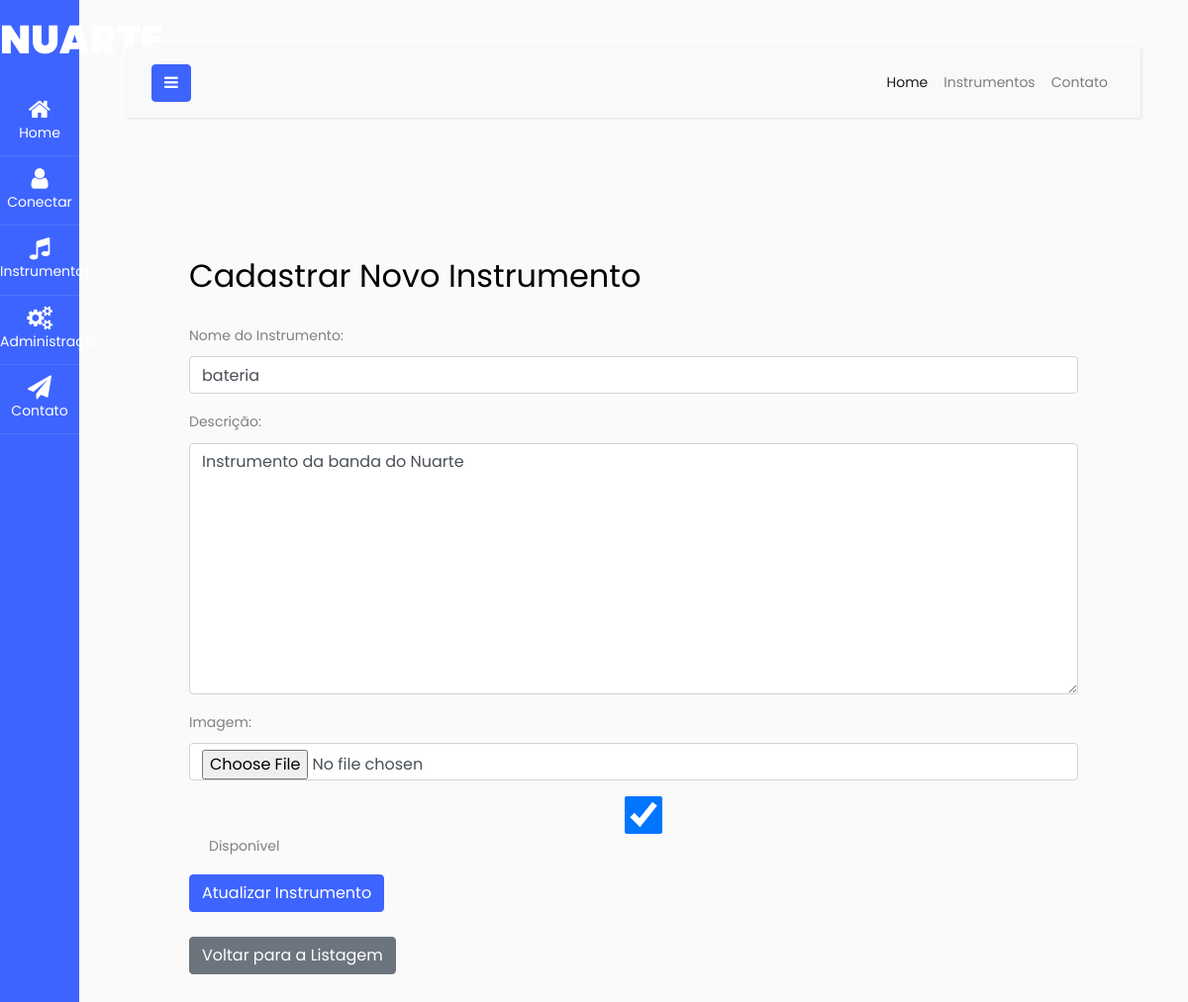
Screenshot of /atualizar_instrumento/5/ (signed in) with the database file from the repository.
### nuarte/models.py (models this page shows, shortened)
class Instrumento(models.Model):
    nome = models.CharField(max_length=100)
    descricao = models.TextField()
    disponivel = models.BooleanField(default=True)
    imagem = models.ImageField(upload_to='instrumentos/', null=True, blank=True)

### nuarte/views.py (the view)
# urls.py: path('atualizar_instrumento/<int:pk>/', AtualizarInstrumentoView.as_view(), name='atualizar_instrumento'),
@method_decorator(user_passes_test(is_admin), name='dispatch')
class AtualizarInstrumentoView(SuccessMessageMixin, UpdateView):
    model = Instrumento
    form_class = InstrumentoForm
    template_name = 'nuarte/editar_instrumento.html'
    success_url = reverse_lazy('nuarte:listar_instrumentos')
    success_message = 'Instrumento atualizado com sucesso!'

### nuarte/forms.py
class InstrumentoForm(forms.ModelForm):
    class Meta:
        model = Instrumento
        fields = '__all__'
    def __init__(self, *args, **kwargs):
        super().__init__(*args, **kwargs)
        self.fields['disponivel'].widget.attrs['class'] = 'form-check-input'
        for field_name, field in self.fields.items():
            field.widget.attrs['class'] = 'form-control'

### nuarte/views.py (called while the page is built)
def is_admin(user):
    return user.is_authenticated and user.groups.filter(name='Administradores').exists()

### nuarte/templates/nuarte/editar_instrumento.html (shortened to what this page needs)
{% extends 'base.html' %}
{% block content %}
  <div class="container mt-5">
    <h2 class="mb-4">Cadastrar Novo Instrumento</h2>
    <form method="post" enctype="multipart/form-data">
      <div class="form-group">
        <label for="{{ form.nome.id_for_label }}">Nome do Instrumento:</label>
        {{ form.nome }}
      </div>
      <div class="form-group">
        <label for="{{ form.descricao.id_for_label }}">Descrição:</label>
        {{ form.descricao }}
      </div>
      <div class="form-group">
        <label for="{{ form.imagem.id_for_label }}">Imagem:</label>
        {{ form.imagem }}
      </div>
      <div class="form-group form-check">
        {{ form.disponivel }}
        <label class="form-check-label" for="{{ form.disponivel.id_for_label }}">Disponível</label>
      </div>
      <button type="submit" class="btn btn-primary">Atualizar Instrumento</button>
    </form>
    <br>
    <a href="{% url 'nuarte:listar_instrumentos' %}" class="btn btn-secondary">Voltar para a Listagem</a>
  </div>
{% endblock %}

### rows the page displays
Instrumento: nome "bateria", descricao "Instrumento da banda do Nuarte", disponivel "☑"
